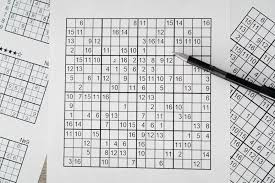
#> input picture image_processing/sudoku_images.jpeg, 275 x 183 px
$ jupyter execute gradient.ipynb   (older library calls are emulated)
#> lines starting #> are read from the running program, lines starting #| are printed output that depends on the picture; after the words box and inside, x2 and y2 are one past the last pixel; in counts of white or black regions, pixels touching at a corner belong together
Gradients

Understanding gradients will allow us to eventually understand edge detection which will us later on, since its an important aspects of object detection in general.

[cell 1]
import cv2
import matplotlib.pyplot as plt
import numpy as np

[cell 2]
img = cv2.imread('sudoku_images.jpeg', 0)
#> img: shape (183, 275); min 0, max 255, mean 202.9

[cell 3]
def display_img(img):
    fig = plt.figure(figsize=(12,10))
    ax = fig.add_subplot(111)
    ax.imshow(img, cmap='gray')

[cell 4]
display_img(img)

[cell 5]
sobelx = cv2.Sobel(img, cv2.CV_64F, 1, 0, ksize=5)
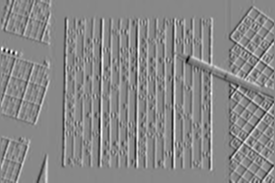
#> sobelx: shape (183, 275) float64; min -7394, max 6440, mean -14.7; drawn with min black and max white
sobely = cv2.Sobel(img, cv2.CV_64F, 0, 1, ksize=5)
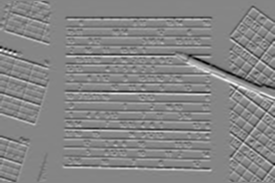
#> sobely: shape (183, 275) float64; min -8529, max 7742, mean -3.2; drawn with min black and max white
laplacian = cv2.Laplacian(img, cv2.CV_64F)
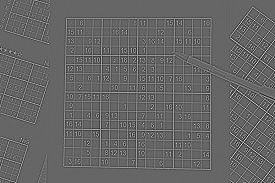
#> laplacian: shape (183, 275) float64; min -532, max 796, mean 0; drawn with min black and max white

[cell 6]
display_img(sobelx)

[cell 7]
display_img(sobely)

[cell 8]
display_img(laplacian)

Combining Previous Ideas

Blending Images

[cell 9]
blended = cv2.addWeighted(src1=sobelx, alpha=0.5, src2=sobely, beta=0.5, gamma=0)
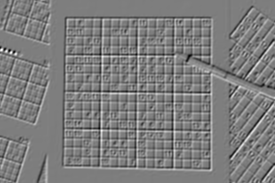
#> blended: shape (183, 275) float64; min -4896, max 5005, mean -9; drawn with min black and max white

[cell 10]
display_img(blended)

[cell 11]
blended.shape
#> Out = (183, 275)

Morphological Operator

[cell 12]
kernel = np.ones((4,4), np.uint8)
gradient = cv2.morphologyEx(blended, cv2.MORPH_GRADIENT, kernel)
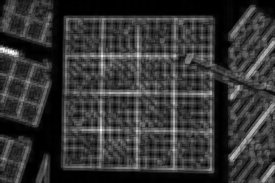
#> gradient: shape (183, 275) float64; min 0, max 9788, mean 2045.3; drawn with min black and max white

[cell 13]
display_img(gradient)

[cell 14]
# Try it on laplacian result
kernel = np.ones((3,3), np.uint8)
gradient = cv2.morphologyEx(blended, cv2.MORPH_GRADIENT, kernel)
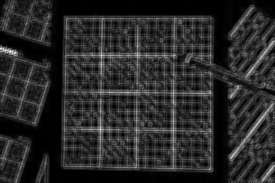
#> gradient: shape (183, 275) float64; min 0, max 9788, mean 1575; drawn with min black and max white

[cell 15]
display_img(gradient)

Threshold

[cell 16]
ret , th1 = cv2.threshold(img,100, 255, cv2.THRESH_BINARY)
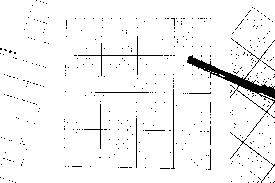
#> th1: shape (183, 275); 95.8% white; 443 black regions (431 under 20 px), largest, box (x1, y1, x2, y2) and area: (187, 55, 275, 115) 850, (78, 36, 163, 76) 155, (171, 89, 175, 169) 83
display_img(th1)

[cell 17]
ret, th1 = cv2.threshold(gradient,200, 255, cv2.THRESH_BINARY_INV)
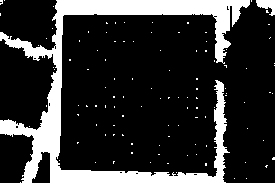
#> th1: shape (183, 275) float64; 19.5% white; 110 white regions (108 under 20 px), largest, box (x1, y1, x2, y2) and area: (0, 0, 250, 183) 9424, (256, 0, 275, 16) 173
display_img(th1)

[cell 18]
ret, th1 = cv2.threshold(blended, 100, 255, cv2.THRESH_BINARY_INV)
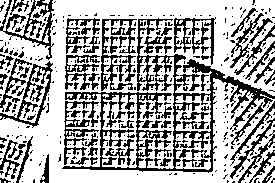
#> th1: shape (183, 275) float64; 66% white; black in thin lines or dots
display_img(th1)
